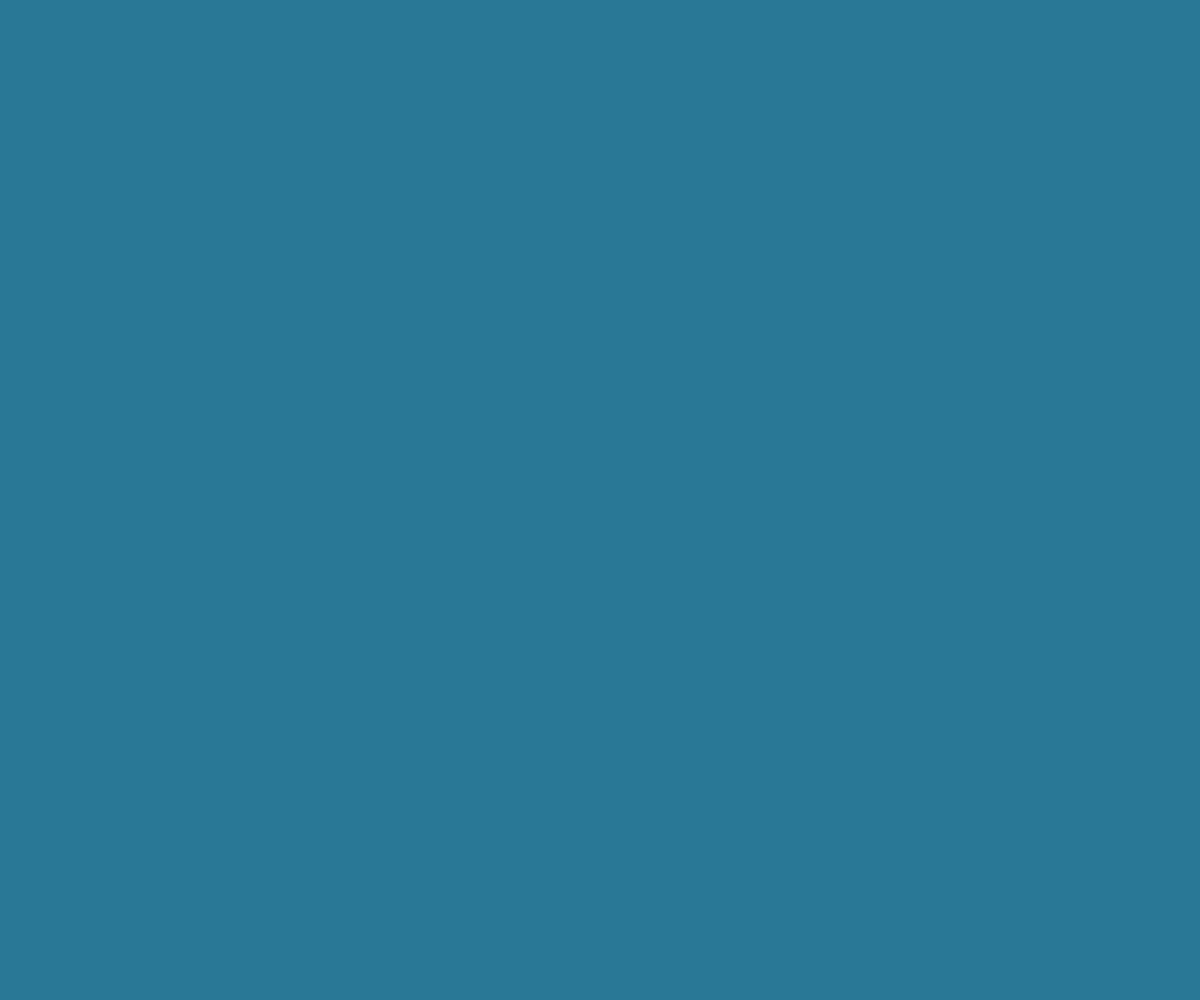
Frame 1 (no input)
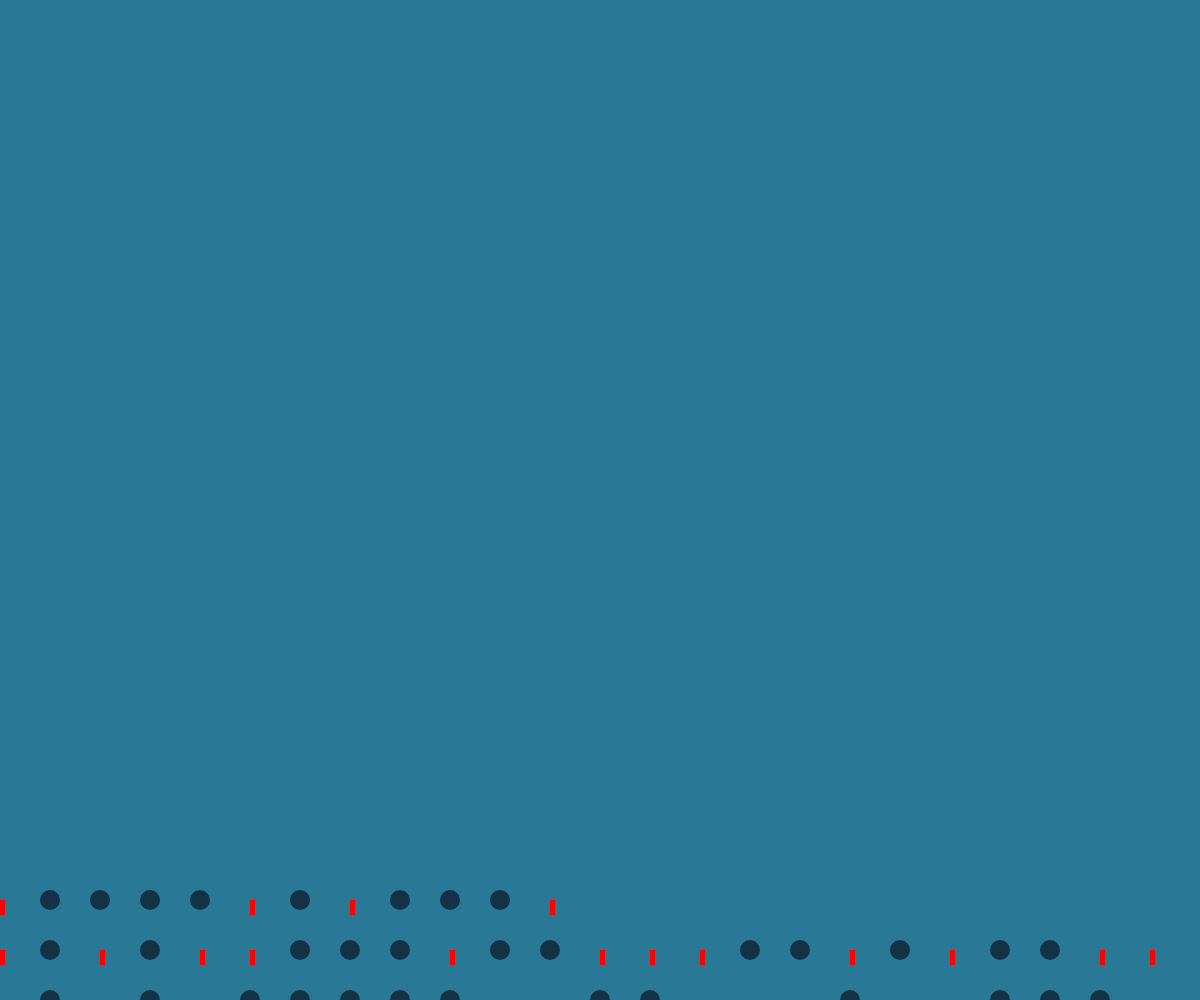
Frame 60 (no input)
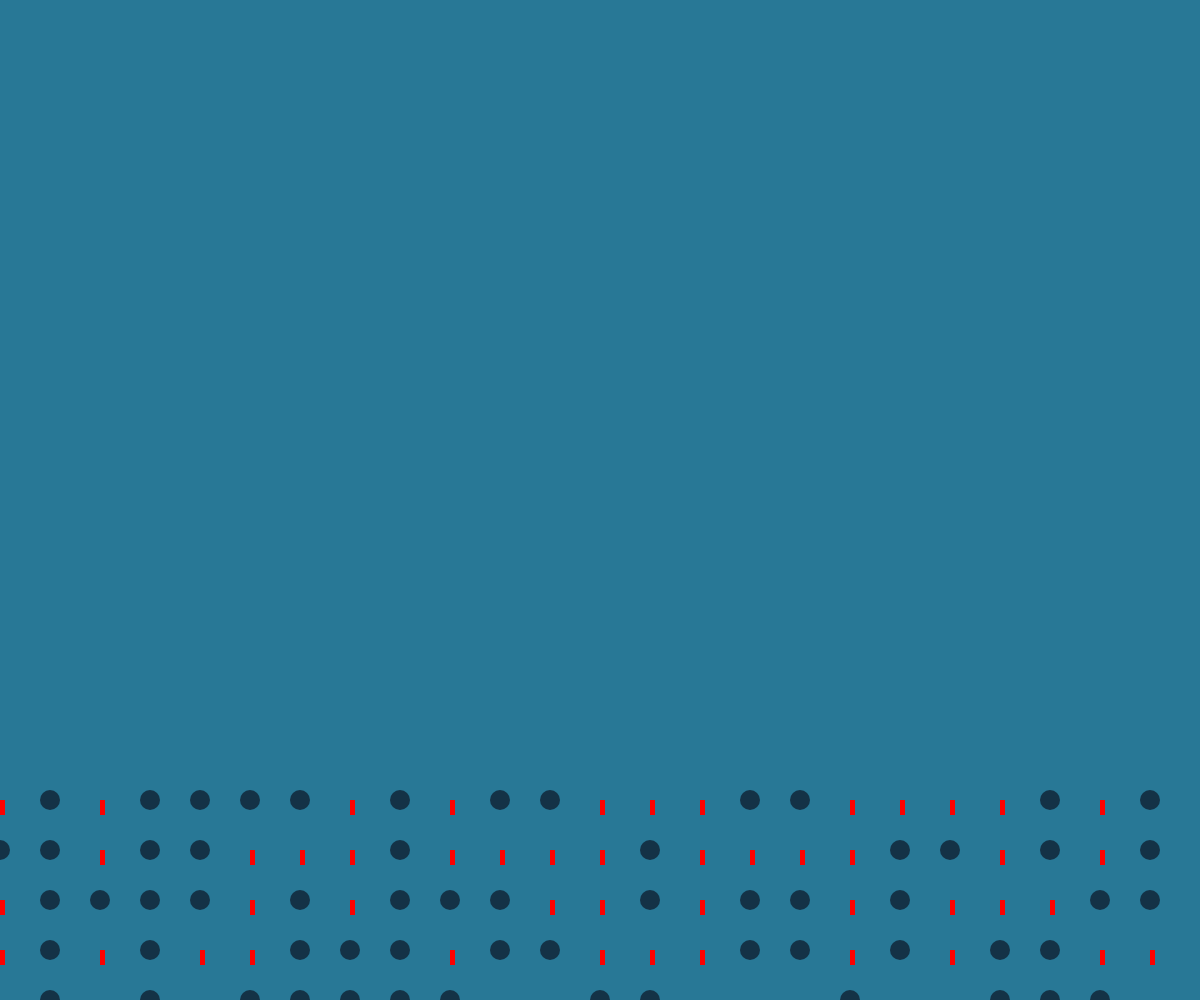
Frame 120 (the mouse pressed at the canvas centre since frame 60)

The p5.js sketch that drew these frames (run headless with seeded random() and noise() and a simulated clock; from frame 60 on, the mouse is pressed at the canvas centre):

// p5.js sketch
// ── sketch.js
// Andrea Ingrando

var x = 0; // store current x position on the grid
var y = 0; // store current y position on the grid
var g = 50; // grid size
//var colore = 200; // current grid color

function setup() {
  //pixelDensity(displayDensity());
  createCanvas(windowWidth, windowHeight);
  //
  background(40,120,150);
  //
  //url = getURL();
  strokeJoin(ROUND);
}

function draw() {
  preparaQuadretto();
  // riga proporzionale alla griglia
  strokeWeight(0);
  // lancio la monetina e disegno la riga corrispondente
  if (testa()) {
    fill(20,50,70)
    circle(x * g, height - g * y, 20);
  } else {
    fill("red")
    //circle(x * g, height - g * y - g, 10);
    rect(x * g, height - g * y,5, 15);
  }
  // passo alla casella a lato
  x++;
  // se sono in fondo alla riga vado a capo alla riga successiva
  if (x * g >= width) {
    x = 0;
    y++;
    preparaRiga();
  }
  // se sono in fondo alla pagina ricomincio con colore e griglia differente
  if (y * g >= height) {
    y = 0;
    colore = random(255);
    //g = 5 + random(width);
    preparaRiga();
  }
}


// lancio della monetina
function testa() {
  if (random(2) <= 1) {
    return (true); // testa
  } else {
    return (false); // croce
  }
}

// cancella una riga prima di disegnarci
function preparaRiga() {
 fill(20,50,70);
}

// cancella un quadretto prima di disegnarci
function preparaQuadretto() {
  fill(20,50,70);
  //stroke(0);
  //rect(x * g, height - g * (y + 1), g - 1, g - 1);
  //rect(x*g,height-g*(y+1),g-(g/20),g-(g/20));
  //stroke(255 - colore);
}

// se ridimensiona la finestra ricalcola width e height canvas
function windowResized() {
  resizeCanvas(windowWidth, windowHeight);
}
